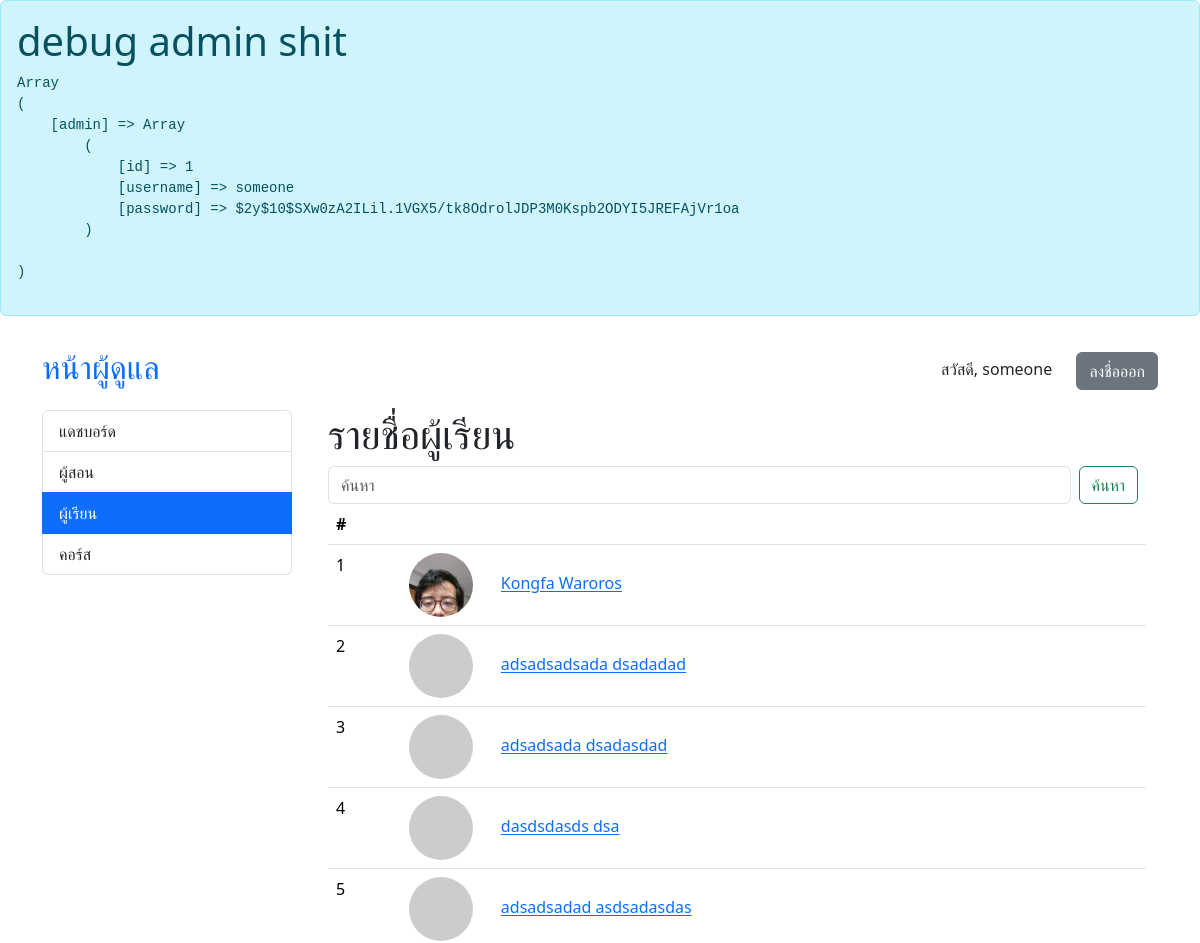
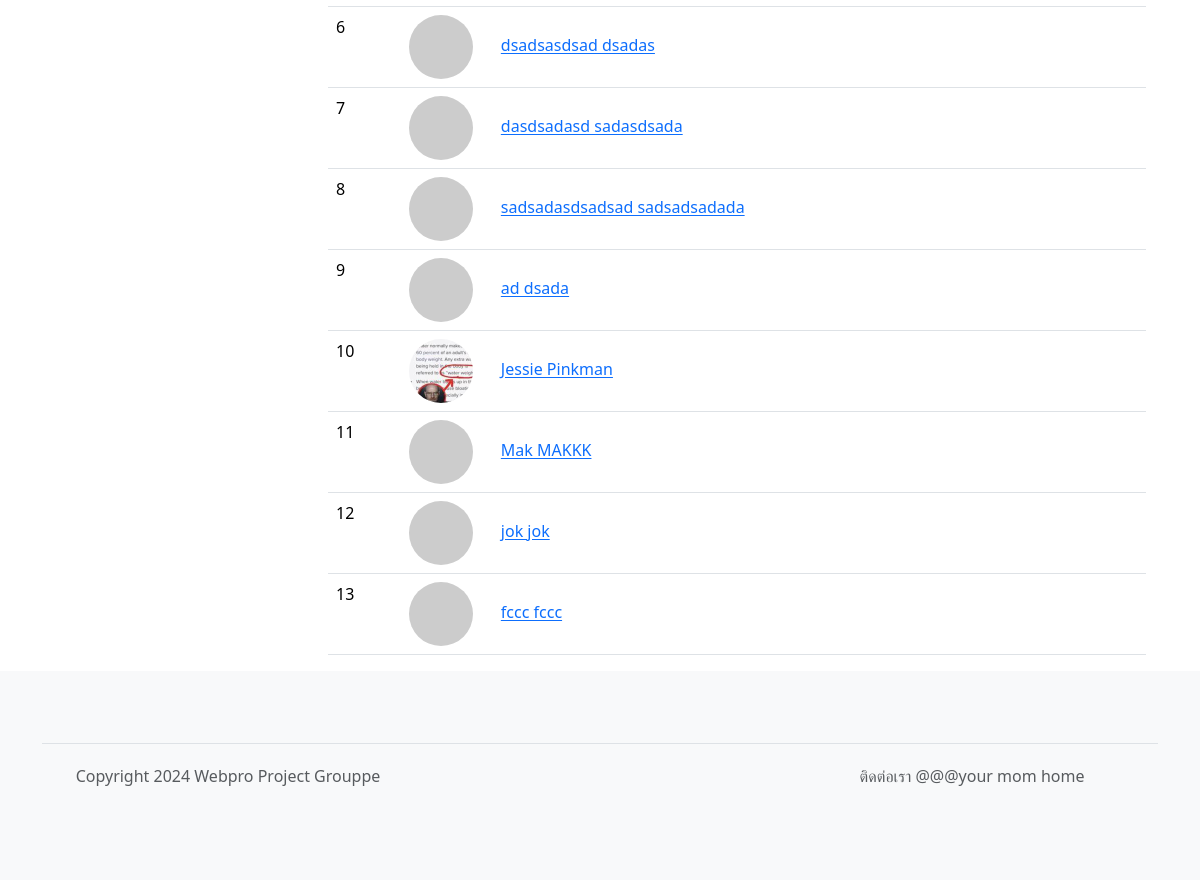
/admin/students.php (signed in), run on the app's committed database (2 pictures, top to bottom).
### tables this page shows
CREATE TABLE "students" (
	"id"	INTEGER,
	"username"	VARCHAR(32) NOT NULL,
	"first_name"	VARCHAR(64) NOT NULL,
	"last_name"	VARCHAR(64) NOT NULL,
	"profile_pic_hash"	CHARACTER(32),
	"password"	CHARACTER(72) NOT NULL,
	"email"	VARCHAR(64) NOT NULL,
	"phone"	VARCHAR(16),
	"created_date"	DATETIME,
	PRIMARY KEY("id" AUTOINCREMENT)
);

### admin/students.php (called while the page is built, shortened)
<?php
require 'template_init.php';
require 'template_header.php';
$header = "รายชื่อผู้เรียน";
$editpage = "student";
if (isset($_GET['begin'])) {
	$begin = $_GET['begin'];
} else {
	$begin = 0;
}
$search = "";
$list = $db->get_student_simple_list($begin, $search);
require 'si_list.php';
?>

### core.php (called while the page is built, shortened)
<?php
require 'shopping.php';
require 'common.php';
	class App extends SQLite3 {
			?>
				</form><?php
		function get_student_simple_list($begin, $search) {
			return $this->get_simple_list('students', $begin, $search);
		}
		function get_simple_list($table, $begin, $search) {
			$filter = "";
			$sql = "SELECT profile_pic_hash, id, username, first_name || ' ' || last_name AS name FROM $table" . $filter;
			$ret = $this->query($sql);
			$instructors = array();
			while($row = $ret->fetchArray(SQLITE3_ASSOC)) {
				$row = prepare_other_data($row, '../');
				$instructors[] = $row;
			}
			return $instructors;
		}
	}
?>

### common.php (called while the page is built, shortened)
<?php
function prepare_other_data($row, $prefix = "") {
	if (isset($row['profile_pic_hash'])) {
		if ($row['profile_pic_hash'] != "") {
			$row['pfplink'] = $prefix . "avatars/" . $row['profile_pic_hash'] . '.jpg';
			return $row;
		}
	}
	$row['pfplink'] = get_pfplink_from_seed('saltPROJECTGROUPPE' . md5($row['username']));
	return $row;
}
function get_pfplink_from_seed($ident) {
	return "https://api.dicebear.com/7.x/thumbs/svg?seed=" . $ident;
}
?>

### admin/si_list.php (the view, shortened to what this page needs)
<div class="container">
<h1><?php echo $header; ?></h1>
	<form class="d-flex" role="search">
		<input class="form-control me-2" name="search" value="<?php echo isset($_GET['search']) ? $_GET['search'] : '' ?>" type="search" placeholder="ค้นหา" aria-label="Search">
		<button class="btn btn-outline-success me-2" type="submit">ค้นหา</button>
	</form>
	<table class="table">
	<thead>
		<tr>
			<th scope="col">#</th>
			<th scope="col"></th>
		</tr>
	</thead>
	<tbody>
		<?php
			foreach ($list as $i) {
				echo "<tr>";
				echo "<td>{$i['id']}</td>";
				echo "<td><img src=\"{$i['pfplink']}\" alt=\"avatar\" width=\"64\" height=\"64\" class=\"rounded-circle me-4\"> ";
				echo "<a href=\"" . $editpage . ".php?id={$i['id']}\">{$i['name']}</a>";
				echo "</td>";
				echo "</tr>";
			}
		?>
	</tbody>
	</table>
</div>
<?php
require 'template_footer.php';
?>

### data on the page
students: id "1", shows a picture, name "Kongfa Waroros"
students: id "2", name "adsadsadsada dsadadad"
students: id "3", name "adsadsada dsadasdad"
students: id "4", name "dasdsdasds dsa"
students: id "5", name "adsadsadad asdsadasdas"
students: id "6", name "dsadsasdsad dsadas"
students: id "7", name "dasdsadasd sadasdsada"
students: id "8", name "sadsadasdsadsad sadsadsadada"
students: id "9", name "ad dsada"
students: id "10", shows a picture, name "Jessie Pinkman"
students: id "11", name "Mak MAKKK"
students: id "12", name "jok jok"
students: id "13", name "fccc fccc"

### other printed values
$_SESSION['admin']['username'] "someone"
$value "แดชบอร์ด"
$value "ผู้สอน"
$value "ผู้เรียน"
$value "คอร์ส"
$header "รายชื่อผู้เรียน"
